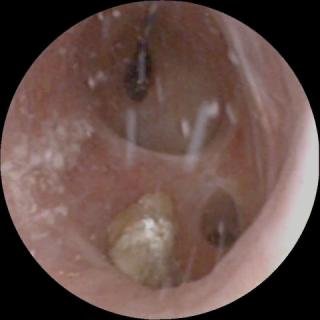
#> input picture data/Kidney stones-fiber-.v1i.yolov8/test/images/325_jpg.rf.210ba2131a1cd955c29313496eb9a12d.jpg, 320 x 320 px; its folder holds only this picture in this run
$ python -i data.py   (imports and definitions only)
#> lines starting #> are read from the running program, lines starting #| are printed output that depends on the picture
#> further down, picture is the input picture: PIL image 320x320 RGB; mean R, G, B 100.9, 77.8, 72.4
from __future__ import annotations

import json
import random
from pathlib import Path

import numpy as np
import torch
from PIL import Image, ImageEnhance, ImageFilter
from torch.utils.data import Dataset

from .labels import read_class_mask


MEAN = np.asarray([0.485, 0.456, 0.406], dtype=np.float32)[:, None, None]
STD = np.asarray([0.229, 0.224, 0.225], dtype=np.float32)[:, None, None]


def _tensor(image: Image.Image) -> torch.Tensor:
    array = np.asarray(image, dtype=np.float32).transpose(2, 0, 1) / 255.0
    return torch.from_numpy((array - MEAN) / STD)


# [8 lines left out: function _geometric, not called in this run]


def _strong(image: Image.Image) -> Image.Image:
    image = ImageEnhance.Brightness(image).enhance(random.uniform(0.7, 1.3))
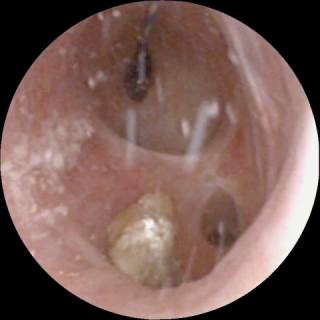
#> image: PIL image 320x320 RGB; mean R, G, B 121.4, 93.5, 87
    image = ImageEnhance.Contrast(image).enhance(random.uniform(0.7, 1.3))
    image = ImageEnhance.Color(image).enhance(random.uniform(0.75, 1.25))
    if random.random() < 0.3:
        image = image.filter(ImageFilter.GaussianBlur(radius=random.uniform(0.1, 1.5)))
    return image


class UreterDataset(Dataset):
    # [5 lines left out: function __init__, not called in this run]

    def __len__(self) -> int:
        return len(self.samples)

    # [39 lines left out: functions __getitem__, load_manifest, prepare_roboflow, not called in this run]

>>> from PIL import Image
>>> picture = Image.open('../data/Kidney stones-fiber-.v1i.yolov8/test/images/325_jpg.rf.210ba2131a1cd955c29313496eb9a12d.jpg')
>>> result = _strong(picture)

$ run again, on data/Kidney stones-fiber-.v1i.yolov8/test/images/356_jpg.rf.fe9a60fd68840dcb490eb02d467f21c7.jpg
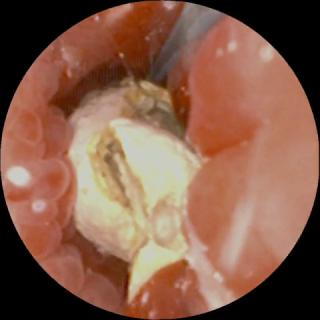
#> input picture data/Kidney stones-fiber-.v1i.yolov8/test/images/356_jpg.rf.fe9a60fd68840dcb490eb02d467f21c7.jpg, 320 x 320 px
#> picture is the input picture: PIL image 320x320 RGB; mean R, G, B 133.7, 92.9, 74.5
#> in _strong, `image = ImageEnhance.Brightness(image).enhance(random.uniform(0.7, 1.3))`:
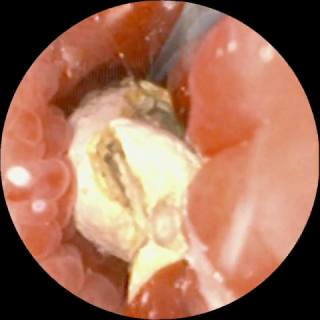
#> image: PIL image 320x320 RGB; mean R, G, B 160.9, 111.7, 89.5

$ run again, on data/Kidney stones-fiber-.v1i.yolov8/test/images/380_jpg.rf.4ebf725a4728dce5150aec3d11ce4ccc.jpg
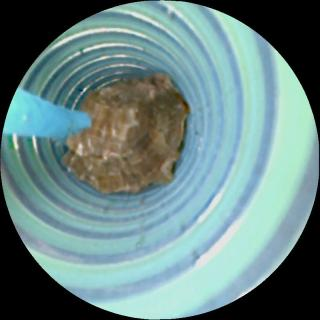
#> input picture data/Kidney stones-fiber-.v1i.yolov8/test/images/380_jpg.rf.4ebf725a4728dce5150aec3d11ce4ccc.jpg, 320 x 320 px
#> picture is the input picture: PIL image 320x320 RGB; mean R, G, B 105.9, 134.4, 134.1
#> in _strong, `image = ImageEnhance.Brightness(image).enhance(random.uniform(0.7, 1.3))`:
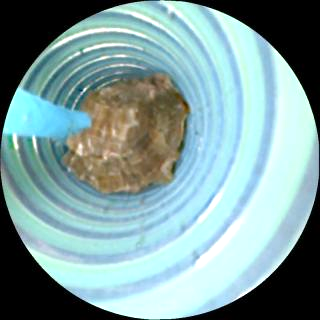
#> image: PIL image 320x320 RGB; mean R, G, B 127.3, 158.2, 159.6
